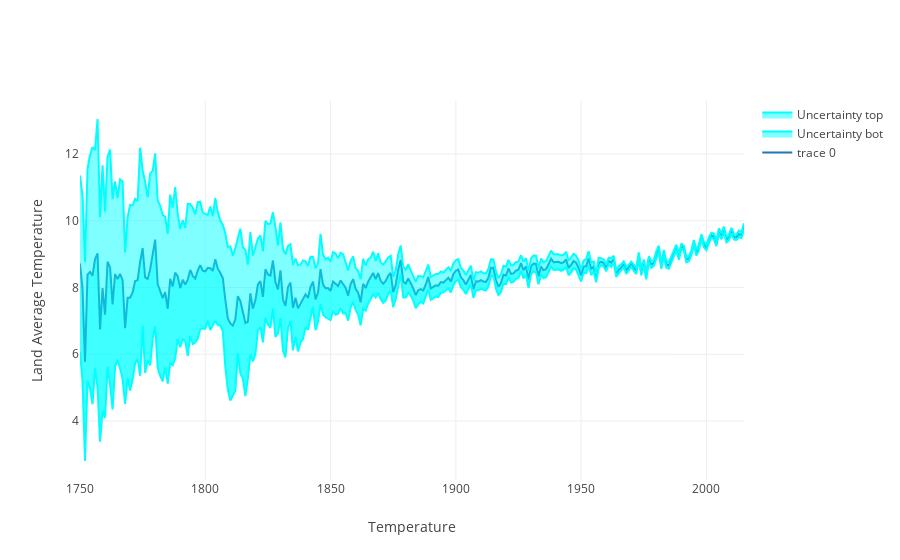

Notebook code cell kept with this figure:
### Code cell
layout = go.Layout(
    xaxis = dict(
    title = 'Temperature'),
    yaxis = dict(
    title = 'Land Average Temperature')
)
fig = go.Figure(data=data, layout=layout)
py.iplot(fig, filename='line-mode')

### Figure 1 — Plotly figure (JSON) as saved in the notebook; plotly's stock layout.template omitted (floating-point values rounded to 4 significant figures; data arrays with more than 128 entries replaced by an {"elided": "..."} marker saying what was removed)
{"data": [{"type": "scatter", "x": {"elided": "266 str values"}, "y": {"elided": "266 float values"}}, {"fill": "tonexty", "line": {"color": "rgb(0, 255, 255)"}, "mode": "lines", "name": "Uncertainty bot", "type": "scatter", "x": {"elided": "266 str values"}, "y": {"elided": "266 float values"}}, {"fill": "tonexty", "line": {"color": "rgb(0, 255, 255)"}, "mode": "lines", "name": "Uncertainty top", "type": "scatter", "x": {"elided": "266 str values"}, "y": {"elided": "266 float values"}}], "layout": {"xaxis": {"title": "Temperature"}, "yaxis": {"title": "Land Average Temperature"}}}
